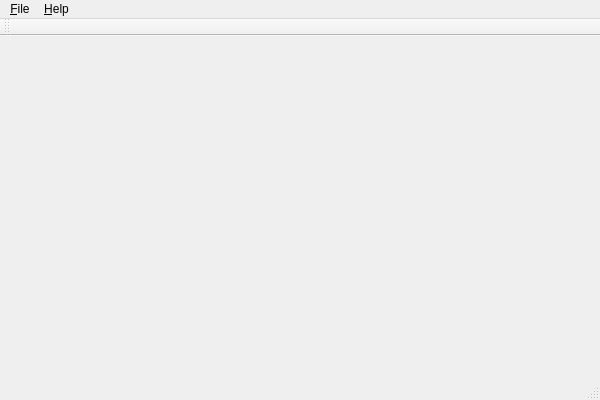
<?xml version="1.0" encoding="UTF-8"?>
<ui version="4.0">
 <class>TrajectoryEditorClass</class>
 <widget class="QMainWindow" name="TrajectoryEditorClass">
  <property name="geometry">
   <rect>
    <x>0</x>
    <y>0</y>
    <width>600</width>
    <height>400</height>
   </rect>
  </property>
  <property name="windowTitle">
   <string>TrajectoryEditor</string>
  </property>
  <widget class="QWidget" name="centralWidget">
   <layout class="QGridLayout" name="gridLayout">
    <property name="leftMargin">
     <number>0</number>
    </property>
    <property name="topMargin">
     <number>0</number>
    </property>
    <property name="rightMargin">
     <number>0</number>
    </property>
    <property name="bottomMargin">
     <number>0</number>
    </property>
    <property name="spacing">
     <number>0</number>
    </property>
    <item row="0" column="0">
     <widget class="QMapWidget" name="mapWidget" native="true"/>
    </item>
   </layout>
  </widget>
  <widget class="QMenuBar" name="menuBar">
   <property name="geometry">
    <rect>
     <x>0</x>
     <y>0</y>
     <width>600</width>
     <height>21</height>
    </rect>
   </property>
   <widget class="QMenu" name="menu_File">
    <property name="title">
     <string>&amp;File</string>
    </property>
    <addaction name="action_New"/>
    <addaction name="action_Open"/>
    <addaction name="action_Save"/>
    <addaction name="action_SaveAs"/>
    <addaction name="separator"/>
    <addaction name="action_Exit"/>
   </widget>
   <widget class="QMenu" name="menu_Help">
    <property name="title">
     <string>&amp;Help</string>
    </property>
    <addaction name="action_ViewHelp"/>
    <addaction name="action_About"/>
   </widget>
   <addaction name="menu_File"/>
   <addaction name="menu_Help"/>
  </widget>
  <widget class="QToolBar" name="mainToolBar">
   <attribute name="toolBarArea">
    <enum>TopToolBarArea</enum>
   </attribute>
   <attribute name="toolBarBreak">
    <bool>false</bool>
   </attribute>
  </widget>
  <widget class="QStatusBar" name="statusBar"/>
  <action name="action_New">
   <property name="text">
    <string>&amp;New...</string>
   </property>
  </action>
  <action name="action_Open">
   <property name="text">
    <string>&amp;Open...</string>
   </property>
  </action>
  <action name="action_Save">
   <property name="text">
    <string>&amp;Save</string>
   </property>
   <property name="shortcut">
    <string>Ctrl+S</string>
   </property>
  </action>
  <action name="action_SaveAs">
   <property name="text">
    <string>Save &amp;As...</string>
   </property>
  </action>
  <action name="action_Exit">
   <property name="text">
    <string>E&amp;xit</string>
   </property>
  </action>
  <action name="action_ViewHelp">
   <property name="text">
    <string>&amp;View Help...</string>
   </property>
   <property name="shortcut">
    <string>Ctrl+F1</string>
   </property>
  </action>
  <action name="action_About">
   <property name="text">
    <string>&amp;About...</string>
   </property>
  </action>
 </widget>
 <layoutdefault spacing="6" margin="11"/>
 <customwidgets>
  <customwidget>
   <class>QMapWidget</class>
   <extends>QWidget</extends>
   <header>QMapWidget.h</header>
   <container>1</container>
  </customwidget>
 </customwidgets>
 <resources>
  <include location="TrajectoryEditor.qrc"/>
 </resources>
 <connections/>
</ui>
